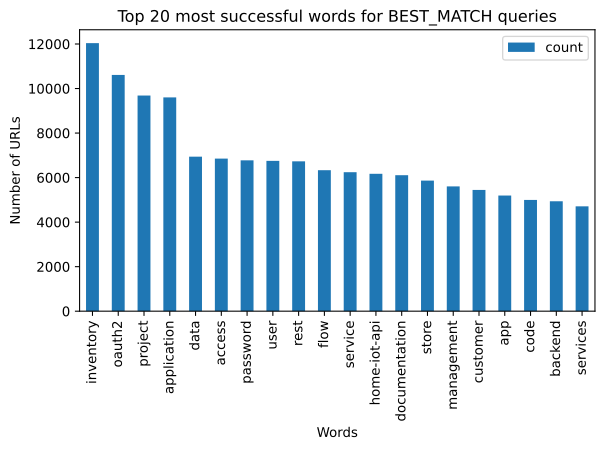

Write Python code to recreate this figure.
import pandas as pd
from pymongo import MongoClient
import seaborn as sns
import matplotlib.pyplot as plt
import numpy as np

# Connect to MongoDB
client = MongoClient('mongodb://localhost:27017/?directConnection=true')
db = client['swagger']
collection = db['urls']

# Get all _proxyUrls
pipeline = [
    {
        "$project": {
            "_proxyUrl": 1
        }
    }
]

# Execute the pipeline and store the results in a list
results = list(collection.aggregate(pipeline))

# convert the results to a pandas dataframe
df = pd.DataFrame(results)

# remove None values
df = df[df['_proxyUrl'].notna()]

# remove page parameter
df['_proxyUrl'] = df['_proxyUrl'].str.split("&page=", expand=True)[0]

# keep only the BEST_MATCH queries
df = df[df['_proxyUrl'].str.contains('BEST_MATCH')]

# get the query parameter value
df['_proxyUrl'] = df['_proxyUrl'].str.split("query=", expand=True)[1]

# group the results by _proxyUrl
df = df.groupby("_proxyUrl").size().reset_index(name="count")

# sort the dataframe based on the count
df.sort_values(by=['count'], inplace=True, ascending=False)
df = df.head(20)
# plot_proxyUrls with most URLs
# plot the data as a bar plot
df.plot.bar(x='_proxyUrl', y='count')
plt.xlabel("Words")
plt.ylabel("Number of URLs")
plt.title("Top 20 most successful words for BEST_MATCH queries")
plt.tight_layout()
# save the plot as a svg file
plt.savefig('best_match_top_queries.svg', dpi=500, bbox_inches='tight', format='svg')
plt.show()